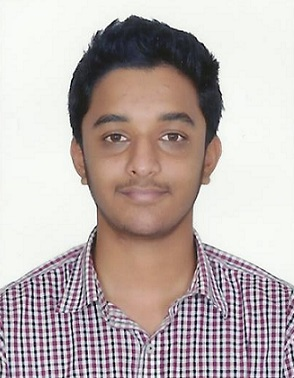
#> input picture Resources/prat.jpg, 294 x 378 px
$ python Chapter3.py
#> lines starting #> are read from the running program, lines starting #| are printed output that depends on the picture
import cv2
import numpy as np

img = cv2.imread("Resources/prat.jpg")
#> img is the input picture: shape (378, 294, 3); mean B, G, R 174, 175.8, 187.7
print(img.shape)
#| (378, 294, 3)

imgResize = cv2.resize(img, (200,300))
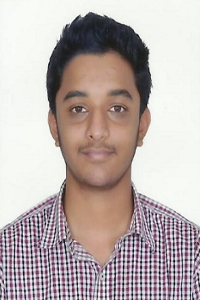
#> imgResize: shape (300, 200, 3); mean B, G, R 173.9, 175.8, 187.7
print(imgResize.shape)
#| (300, 200, 3)

imgCropped = img[0:200,50:200]
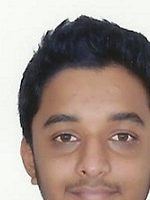
#> imgCropped: shape (200, 150, 3); mean B, G, R 135.1, 143.6, 160.6

cv2.imshow("Prathik P",img)
cv2.imshow("Resize",imgResize)
cv2.imshow("Cropped",imgCropped)


cv2.waitKey(0)

$ run again, with Resources/shapes.png saved as Resources/prat.jpg
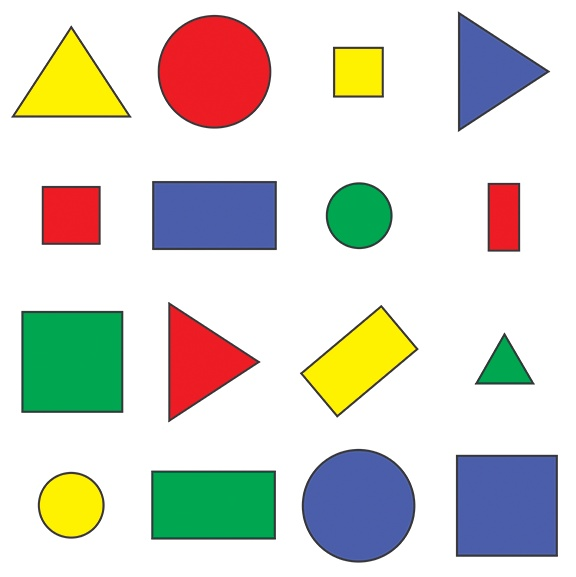
#> input picture Resources/shapes.png, 576 x 577 px
#> img is the input picture: shape (577, 576, 3); mean B, G, R 205.1, 214.2, 214.1
#| (577, 576, 3)
#> `imgResize = cv2.resize(img, (200,300))`:
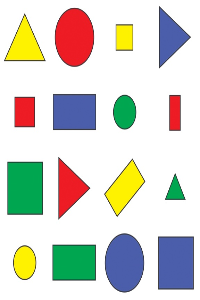
#> imgResize: shape (300, 200, 3); mean B, G, R 204.9, 214, 214
#| (300, 200, 3)
#> `imgCropped = img[0:200,50:200]`:
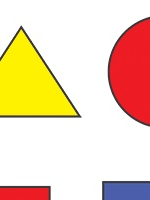
#> imgCropped: shape (200, 150, 3); mean B, G, R 185.5, 213.9, 241.1
